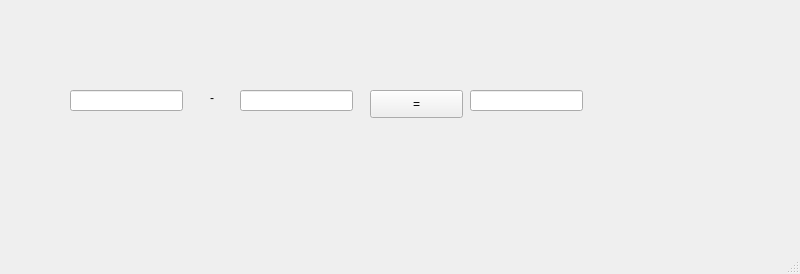
<?xml version="1.0" encoding="UTF-8"?>
<ui version="4.0">
 <class>MainWindow</class>
 <widget class="QMainWindow" name="MainWindow">
  <property name="geometry">
   <rect>
    <x>0</x>
    <y>0</y>
    <width>800</width>
    <height>274</height>
   </rect>
  </property>
  <property name="windowTitle">
   <string>MainWindow</string>
  </property>
  <widget class="QWidget" name="centralwidget">
   <widget class="QLabel" name="lbl">
    <property name="geometry">
     <rect>
      <x>210</x>
      <y>90</y>
      <width>64</width>
      <height>15</height>
     </rect>
    </property>
    <property name="text">
     <string>-</string>
    </property>
   </widget>
   <widget class="QLineEdit" name="le1">
    <property name="geometry">
     <rect>
      <x>70</x>
      <y>90</y>
      <width>113</width>
      <height>21</height>
     </rect>
    </property>
   </widget>
   <widget class="QLineEdit" name="le2">
    <property name="geometry">
     <rect>
      <x>240</x>
      <y>90</y>
      <width>113</width>
      <height>21</height>
     </rect>
    </property>
   </widget>
   <widget class="QLineEdit" name="le3">
    <property name="geometry">
     <rect>
      <x>470</x>
      <y>90</y>
      <width>113</width>
      <height>21</height>
     </rect>
    </property>
   </widget>
   <widget class="QPushButton" name="pb">
    <property name="geometry">
     <rect>
      <x>370</x>
      <y>90</y>
      <width>93</width>
      <height>28</height>
     </rect>
    </property>
    <property name="text">
     <string>=</string>
    </property>
   </widget>
  </widget>
  <widget class="QMenuBar" name="menubar">
   <property name="geometry">
    <rect>
     <x>0</x>
     <y>0</y>
     <width>800</width>
     <height>21</height>
    </rect>
   </property>
  </widget>
  <widget class="QStatusBar" name="statusbar"/>
 </widget>
 <resources/>
 <connections/>
</ui>
